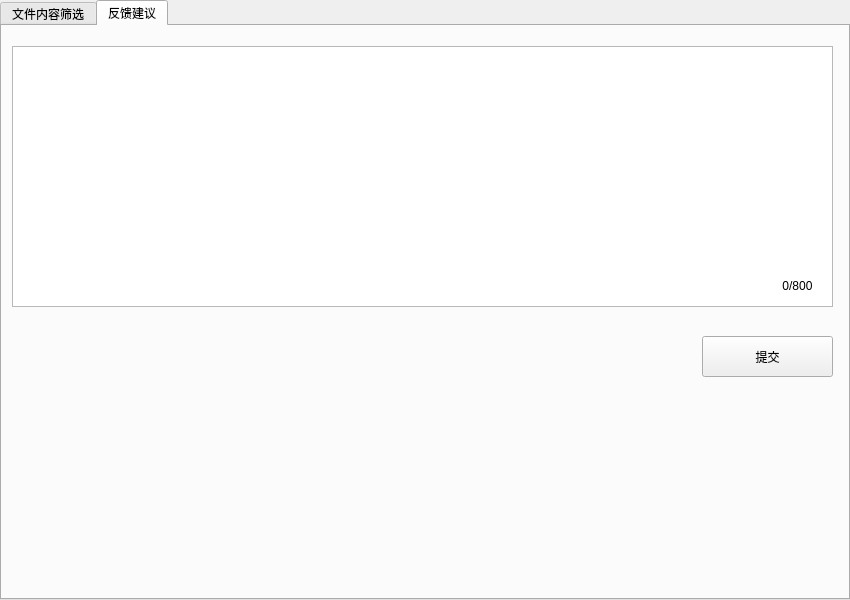
<?xml version="1.0" encoding="UTF-8"?>
<ui version="4.0">
 <class>MainWindow</class>
 <widget class="QMainWindow" name="MainWindow">
  <property name="geometry">
   <rect>
    <x>0</x>
    <y>0</y>
    <width>850</width>
    <height>600</height>
   </rect>
  </property>
  <property name="minimumSize">
   <size>
    <width>850</width>
    <height>600</height>
   </size>
  </property>
  <property name="maximumSize">
   <size>
    <width>850</width>
    <height>600</height>
   </size>
  </property>
  <property name="baseSize">
   <size>
    <width>850</width>
    <height>600</height>
   </size>
  </property>
  <property name="windowTitle">
   <string>文件处理工具 by brok1n V0.1</string>
  </property>
  <property name="windowIcon">
   <iconset>
    <normaloff>fileTools.ico</normaloff>fileTools.ico</iconset>
  </property>
  <widget class="QWidget" name="centralWidget">
   <widget class="QTabWidget" name="tabWidget">
    <property name="geometry">
     <rect>
      <x>0</x>
      <y>0</y>
      <width>850</width>
      <height>600</height>
     </rect>
    </property>
    <property name="sizePolicy">
     <sizepolicy hsizetype="Fixed" vsizetype="Fixed">
      <horstretch>0</horstretch>
      <verstretch>0</verstretch>
     </sizepolicy>
    </property>
    <property name="minimumSize">
     <size>
      <width>850</width>
      <height>600</height>
     </size>
    </property>
    <property name="maximumSize">
     <size>
      <width>850</width>
      <height>600</height>
     </size>
    </property>
    <property name="baseSize">
     <size>
      <width>850</width>
      <height>600</height>
     </size>
    </property>
    <property name="whatsThis">
     <string/>
    </property>
    <property name="currentIndex">
     <number>1</number>
    </property>
    <widget class="QWidget" name="tab">
     <attribute name="title">
      <string>文件内容筛选</string>
     </attribute>
     <widget class="QGroupBox" name="groupBox_3">
      <property name="geometry">
       <rect>
        <x>10</x>
        <y>450</y>
        <width>821</width>
        <height>71</height>
       </rect>
      </property>
      <property name="title">
       <string>执行(在下方选择需要执行的操作)</string>
      </property>
      <widget class="QPushButton" name="pushButton">
       <property name="geometry">
        <rect>
         <x>700</x>
         <y>20</y>
         <width>111</width>
         <height>31</height>
        </rect>
       </property>
       <property name="text">
        <string>开始执行</string>
       </property>
      </widget>
      <widget class="QComboBox" name="comboBox_4">
       <property name="geometry">
        <rect>
         <x>10</x>
         <y>22</y>
         <width>91</width>
         <height>31</height>
        </rect>
       </property>
       <item>
        <property name="text">
         <string>保留包含</string>
        </property>
       </item>
       <item>
        <property name="text">
         <string>保留不包含</string>
        </property>
       </item>
       <item>
        <property name="text">
         <string>保留之前</string>
        </property>
       </item>
       <item>
        <property name="text">
         <string>保留之后</string>
        </property>
       </item>
      </widget>
      <widget class="QComboBox" name="comboBox_5">
       <property name="geometry">
        <rect>
         <x>100</x>
         <y>22</y>
         <width>61</width>
         <height>31</height>
        </rect>
       </property>
       <item>
        <property name="text">
         <string>无</string>
        </property>
       </item>
       <item>
        <property name="text">
         <string>并且</string>
        </property>
       </item>
       <item>
        <property name="text">
         <string>或者</string>
        </property>
       </item>
      </widget>
      <widget class="QComboBox" name="comboBox_6">
       <property name="geometry">
        <rect>
         <x>160</x>
         <y>22</y>
         <width>91</width>
         <height>31</height>
        </rect>
       </property>
       <item>
        <property name="text">
         <string>无</string>
        </property>
       </item>
       <item>
        <property name="text">
         <string>保留包含</string>
        </property>
       </item>
       <item>
        <property name="text">
         <string>保留不包含</string>
        </property>
       </item>
       <item>
        <property name="text">
         <string>保留之前</string>
        </property>
       </item>
       <item>
        <property name="text">
         <string>保留之后</string>
        </property>
       </item>
      </widget>
      <widget class="QComboBox" name="comboBox_13">
       <property name="geometry">
        <rect>
         <x>470</x>
         <y>22</y>
         <width>111</width>
         <height>31</height>
        </rect>
       </property>
       <item>
        <property name="text">
         <string>无</string>
        </property>
       </item>
       <item>
        <property name="text">
         <string>保留包含</string>
        </property>
       </item>
       <item>
        <property name="text">
         <string>保留不包含</string>
        </property>
       </item>
       <item>
        <property name="text">
         <string>保留之前</string>
        </property>
       </item>
       <item>
        <property name="text">
         <string>保留之后</string>
        </property>
       </item>
      </widget>
      <widget class="QComboBox" name="comboBox_14">
       <property name="geometry">
        <rect>
         <x>410</x>
         <y>22</y>
         <width>61</width>
         <height>31</height>
        </rect>
       </property>
       <item>
        <property name="text">
         <string>无</string>
        </property>
       </item>
       <item>
        <property name="text">
         <string>并且</string>
        </property>
       </item>
       <item>
        <property name="text">
         <string>或者</string>
        </property>
       </item>
      </widget>
      <widget class="QComboBox" name="comboBox_15">
       <property name="geometry">
        <rect>
         <x>310</x>
         <y>22</y>
         <width>101</width>
         <height>31</height>
        </rect>
       </property>
       <item>
        <property name="text">
         <string>无</string>
        </property>
       </item>
       <item>
        <property name="text">
         <string>保留包含</string>
        </property>
       </item>
       <item>
        <property name="text">
         <string>保留不包含</string>
        </property>
       </item>
       <item>
        <property name="text">
         <string>保留之前</string>
        </property>
       </item>
       <item>
        <property name="text">
         <string>保留之后</string>
        </property>
       </item>
      </widget>
      <widget class="QComboBox" name="comboBox_16">
       <property name="geometry">
        <rect>
         <x>250</x>
         <y>22</y>
         <width>61</width>
         <height>31</height>
        </rect>
       </property>
       <item>
        <property name="text">
         <string>无</string>
        </property>
       </item>
       <item>
        <property name="text">
         <string>并且</string>
        </property>
       </item>
       <item>
        <property name="text">
         <string>或者</string>
        </property>
       </item>
      </widget>
      <widget class="QCheckBox" name="checkBox_2">
       <property name="geometry">
        <rect>
         <x>590</x>
         <y>30</y>
         <width>111</width>
         <height>16</height>
        </rect>
       </property>
       <property name="text">
        <string>导出为一个文件</string>
       </property>
      </widget>
     </widget>
     <widget class="QGroupBox" name="groupBox_4">
      <property name="geometry">
       <rect>
        <x>10</x>
        <y>110</y>
        <width>821</width>
        <height>241</height>
       </rect>
      </property>
      <property name="title">
       <string>支持的处理操作</string>
      </property>
      <widget class="QGroupBox" name="groupBox_2">
       <property name="geometry">
        <rect>
         <x>410</x>
         <y>20</y>
         <width>401</width>
         <height>101</height>
        </rect>
       </property>
       <property name="title">
        <string>(保留不包含)保留不包含该字符串或正则表达式的数据</string>
       </property>
       <widget class="QLineEdit" name="lineEdit_5">
        <property name="geometry">
         <rect>
          <x>80</x>
          <y>30</y>
          <width>301</width>
          <height>20</height>
         </rect>
        </property>
       </widget>
       <widget class="QLabel" name="label_6">
        <property name="geometry">
         <rect>
          <x>10</x>
          <y>30</y>
          <width>61</width>
          <height>21</height>
         </rect>
        </property>
        <property name="text">
         <string>字符串</string>
        </property>
        <property name="alignment">
         <set>Qt::AlignRight|Qt::AlignTrailing|Qt::AlignVCenter</set>
        </property>
       </widget>
       <widget class="QLineEdit" name="lineEdit_6">
        <property name="geometry">
         <rect>
          <x>80</x>
          <y>60</y>
          <width>301</width>
          <height>20</height>
         </rect>
        </property>
       </widget>
       <widget class="QLabel" name="label_7">
        <property name="geometry">
         <rect>
          <x>10</x>
          <y>60</y>
          <width>81</width>
          <height>21</height>
         </rect>
        </property>
        <property name="text">
         <string>正则表达式</string>
        </property>
       </widget>
      </widget>
      <widget class="QGroupBox" name="groupBox">
       <property name="geometry">
        <rect>
         <x>10</x>
         <y>20</y>
         <width>371</width>
         <height>101</height>
        </rect>
       </property>
       <property name="title">
        <string>(保留包含)保留包含该字符串或正则表达式的数据</string>
       </property>
       <widget class="QLineEdit" name="lineEdit">
        <property name="geometry">
         <rect>
          <x>80</x>
          <y>30</y>
          <width>271</width>
          <height>20</height>
         </rect>
        </property>
       </widget>
       <widget class="QLabel" name="label_2">
        <property name="geometry">
         <rect>
          <x>10</x>
          <y>30</y>
          <width>61</width>
          <height>21</height>
         </rect>
        </property>
        <property name="text">
         <string>字符串</string>
        </property>
        <property name="alignment">
         <set>Qt::AlignRight|Qt::AlignTrailing|Qt::AlignVCenter</set>
        </property>
       </widget>
       <widget class="QLabel" name="label_3">
        <property name="geometry">
         <rect>
          <x>10</x>
          <y>60</y>
          <width>71</width>
          <height>21</height>
         </rect>
        </property>
        <property name="text">
         <string>正则表达式</string>
        </property>
       </widget>
       <widget class="QLineEdit" name="lineEdit_2">
        <property name="geometry">
         <rect>
          <x>80</x>
          <y>60</y>
          <width>271</width>
          <height>20</height>
         </rect>
        </property>
       </widget>
      </widget>
      <widget class="QGroupBox" name="groupBox_9">
       <property name="geometry">
        <rect>
         <x>10</x>
         <y>130</y>
         <width>371</width>
         <height>101</height>
        </rect>
       </property>
       <property name="title">
        <string>(保留之前)保留该字符串或正则表达式之前的数据</string>
       </property>
       <widget class="QLineEdit" name="lineEdit_20">
        <property name="geometry">
         <rect>
          <x>80</x>
          <y>30</y>
          <width>271</width>
          <height>20</height>
         </rect>
        </property>
       </widget>
       <widget class="QLabel" name="label_23">
        <property name="geometry">
         <rect>
          <x>10</x>
          <y>30</y>
          <width>61</width>
          <height>21</height>
         </rect>
        </property>
        <property name="layoutDirection">
         <enum>Qt::LeftToRight</enum>
        </property>
        <property name="text">
         <string>字符串</string>
        </property>
        <property name="alignment">
         <set>Qt::AlignRight|Qt::AlignTrailing|Qt::AlignVCenter</set>
        </property>
       </widget>
       <widget class="QLabel" name="label_24">
        <property name="geometry">
         <rect>
          <x>10</x>
          <y>60</y>
          <width>101</width>
          <height>21</height>
         </rect>
        </property>
        <property name="text">
         <string>正则表达式</string>
        </property>
       </widget>
       <widget class="QLineEdit" name="lineEdit_21">
        <property name="geometry">
         <rect>
          <x>80</x>
          <y>60</y>
          <width>271</width>
          <height>20</height>
         </rect>
        </property>
       </widget>
      </widget>
      <widget class="QGroupBox" name="groupBox_10">
       <property name="geometry">
        <rect>
         <x>410</x>
         <y>130</y>
         <width>401</width>
         <height>101</height>
        </rect>
       </property>
       <property name="title">
        <string>(保留之后)保留该字符串或正则表达式之后的数据</string>
       </property>
       <widget class="QLineEdit" name="lineEdit_22">
        <property name="geometry">
         <rect>
          <x>80</x>
          <y>30</y>
          <width>301</width>
          <height>20</height>
         </rect>
        </property>
       </widget>
       <widget class="QLabel" name="label_25">
        <property name="geometry">
         <rect>
          <x>10</x>
          <y>30</y>
          <width>61</width>
          <height>21</height>
         </rect>
        </property>
        <property name="text">
         <string>字符串</string>
        </property>
        <property name="alignment">
         <set>Qt::AlignRight|Qt::AlignTrailing|Qt::AlignVCenter</set>
        </property>
       </widget>
       <widget class="QLabel" name="label_26">
        <property name="geometry">
         <rect>
          <x>10</x>
          <y>60</y>
          <width>101</width>
          <height>21</height>
         </rect>
        </property>
        <property name="text">
         <string>正则表达式</string>
        </property>
       </widget>
       <widget class="QLineEdit" name="lineEdit_23">
        <property name="geometry">
         <rect>
          <x>80</x>
          <y>60</y>
          <width>301</width>
          <height>20</height>
         </rect>
        </property>
       </widget>
      </widget>
     </widget>
     <widget class="QGroupBox" name="groupBox_8">
      <property name="geometry">
       <rect>
        <x>10</x>
        <y>370</y>
        <width>821</width>
        <height>61</height>
       </rect>
      </property>
      <property name="title">
       <string>输出</string>
      </property>
      <widget class="QCheckBox" name="outputToOriginDirCbox">
       <property name="geometry">
        <rect>
         <x>10</x>
         <y>23</y>
         <width>101</width>
         <height>21</height>
        </rect>
       </property>
       <property name="text">
        <string>输出到原文件夹</string>
       </property>
      </widget>
      <widget class="QLabel" name="outDirLabel">
       <property name="geometry">
        <rect>
         <x>130</x>
         <y>23</y>
         <width>54</width>
         <height>21</height>
        </rect>
       </property>
       <property name="text">
        <string>输出目录</string>
       </property>
      </widget>
      <widget class="QLineEdit" name="outDirEdt">
       <property name="geometry">
        <rect>
         <x>180</x>
         <y>23</y>
         <width>561</width>
         <height>21</height>
        </rect>
       </property>
      </widget>
      <widget class="QPushButton" name="selectOutDirBtn">
       <property name="geometry">
        <rect>
         <x>750</x>
         <y>23</y>
         <width>61</width>
         <height>21</height>
        </rect>
       </property>
       <property name="text">
        <string>浏览...</string>
       </property>
      </widget>
     </widget>
     <widget class="QGroupBox" name="groupBox_11">
      <property name="geometry">
       <rect>
        <x>10</x>
        <y>10</y>
        <width>821</width>
        <height>81</height>
       </rect>
      </property>
      <property name="title">
       <string>输入</string>
      </property>
      <widget class="QPushButton" name="selectFileBtn">
       <property name="geometry">
        <rect>
         <x>730</x>
         <y>40</y>
         <width>81</width>
         <height>21</height>
        </rect>
       </property>
       <property name="text">
        <string>选择文件</string>
       </property>
      </widget>
      <widget class="QLabel" name="label">
       <property name="geometry">
        <rect>
         <x>10</x>
         <y>23</y>
         <width>151</width>
         <height>16</height>
        </rect>
       </property>
       <property name="text">
        <string>选择要处理的文件或文件夹</string>
       </property>
      </widget>
      <widget class="QLineEdit" name="pathEdit">
       <property name="geometry">
        <rect>
         <x>10</x>
         <y>40</y>
         <width>621</width>
         <height>20</height>
        </rect>
       </property>
      </widget>
      <widget class="QPushButton" name="selectDirBtn">
       <property name="geometry">
        <rect>
         <x>640</x>
         <y>40</y>
         <width>81</width>
         <height>21</height>
        </rect>
       </property>
       <property name="text">
        <string>选择文件夹</string>
       </property>
      </widget>
     </widget>
     <widget class="QWidget" name="widget" native="true">
      <property name="geometry">
       <rect>
        <x>-1</x>
        <y>540</y>
        <width>221</width>
        <height>41</height>
       </rect>
      </property>
      <property name="styleSheet">
       <string notr="true">background-color: rgb(255, 255, 255);</string>
      </property>
      <widget class="QLabel" name="label_27">
       <property name="geometry">
        <rect>
         <x>10</x>
         <y>0</y>
         <width>201</width>
         <height>31</height>
        </rect>
       </property>
       <property name="autoFillBackground">
        <bool>false</bool>
       </property>
       <property name="styleSheet">
        <string notr="true"/>
       </property>
       <property name="text">
        <string>预处理</string>
       </property>
      </widget>
     </widget>
     <widget class="QWidget" name="widget_2" native="true">
      <property name="geometry">
       <rect>
        <x>220</x>
        <y>540</y>
        <width>391</width>
        <height>41</height>
       </rect>
      </property>
      <property name="styleSheet">
       <string notr="true">background-color: rgb(255, 255, 255);</string>
      </property>
      <widget class="QLabel" name="label_28">
       <property name="geometry">
        <rect>
         <x>10</x>
         <y>0</y>
         <width>31</width>
         <height>31</height>
        </rect>
       </property>
       <property name="text">
        <string>处理</string>
       </property>
      </widget>
      <widget class="QProgressBar" name="progressBar">
       <property name="geometry">
        <rect>
         <x>40</x>
         <y>6</y>
         <width>331</width>
         <height>21</height>
        </rect>
       </property>
       <property name="value">
        <number>0</number>
       </property>
      </widget>
     </widget>
     <widget class="Line" name="line">
      <property name="geometry">
       <rect>
        <x>0</x>
        <y>530</y>
        <width>861</width>
        <height>16</height>
       </rect>
      </property>
      <property name="orientation">
       <enum>Qt::Horizontal</enum>
      </property>
     </widget>
     <widget class="QWidget" name="widget_3" native="true">
      <property name="geometry">
       <rect>
        <x>610</x>
        <y>540</y>
        <width>231</width>
        <height>41</height>
       </rect>
      </property>
      <property name="styleSheet">
       <string notr="true">background-color: rgb(255, 255, 255);</string>
      </property>
      <widget class="QLabel" name="label_29">
       <property name="geometry">
        <rect>
         <x>10</x>
         <y>0</y>
         <width>211</width>
         <height>31</height>
        </rect>
       </property>
       <property name="autoFillBackground">
        <bool>false</bool>
       </property>
       <property name="styleSheet">
        <string notr="true"/>
       </property>
       <property name="text">
        <string/>
       </property>
      </widget>
     </widget>
    </widget>
    <widget class="QWidget" name="tab_4">
     <attribute name="title">
      <string>反馈建议</string>
     </attribute>
     <widget class="QPlainTextEdit" name="feedBackTextEdt">
      <property name="geometry">
       <rect>
        <x>10</x>
        <y>20</y>
        <width>821</width>
        <height>261</height>
       </rect>
      </property>
      <property name="tabStopWidth">
       <number>80</number>
      </property>
     </widget>
     <widget class="QPushButton" name="submitFeedBackMessageBtn">
      <property name="geometry">
       <rect>
        <x>700</x>
        <y>310</y>
        <width>131</width>
        <height>41</height>
       </rect>
      </property>
      <property name="text">
       <string>提交</string>
      </property>
     </widget>
     <widget class="QLabel" name="feedBackTextCountLabel">
      <property name="geometry">
       <rect>
        <x>770</x>
        <y>250</y>
        <width>51</width>
        <height>20</height>
       </rect>
      </property>
      <property name="text">
       <string>0/800</string>
      </property>
      <property name="alignment">
       <set>Qt::AlignCenter</set>
      </property>
     </widget>
    </widget>
   </widget>
  </widget>
 </widget>
 <layoutdefault spacing="6" margin="11"/>
 <resources/>
 <connections/>
</ui>
